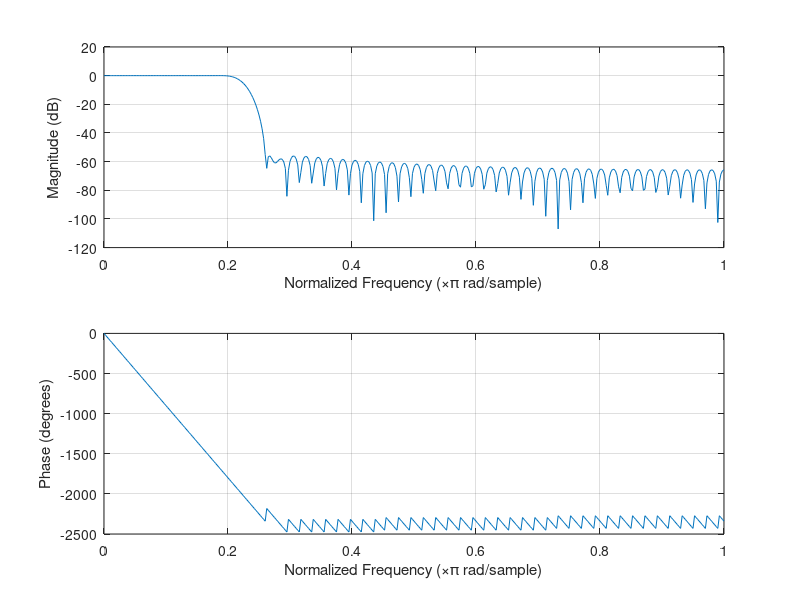

Write the MATLAB code that produced this figure.
f1 = 5000;
f2 = 2*f1;
f3 = 3*f1;
f4 = 4*f1;
fs = 44000; 
t = 0:(1/fs):1-(1/fs);
x = 1*cos(2*pi*f1*t) + 0.01*cos(2*pi*f2*t) + 0.005*cos(2*pi*f3*t) + 0.001*cos(2*pi*f4*t);
n = length(x);
plot(t, x)
fn = (fs/2);            %frequencia de nyquist 
fc = f1;                %frequencia de corte
%passa baixa
h = fir1(100,fc/fn);
freqz(h,1,50);
